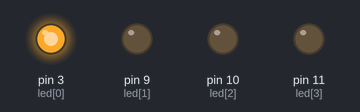
The sketch below on a simulated Arduino Uno, built with avr-gcc and run on an emulated ATmega328P. Shown: output pins drawn as LEDs (lit = HIGH).

Above: at 0.05 s.
At 0.2 s:
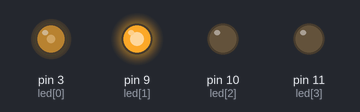
At 0.4 s:
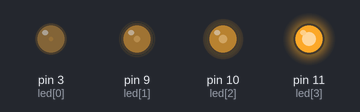
At 0.75 s:
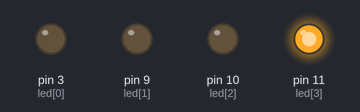
At 1.05 s:
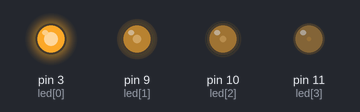
At 1.4 s:
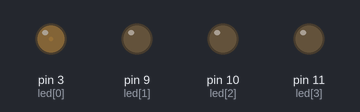
Timing chart, 0 to 3.2 s (numbered marks = the images above):
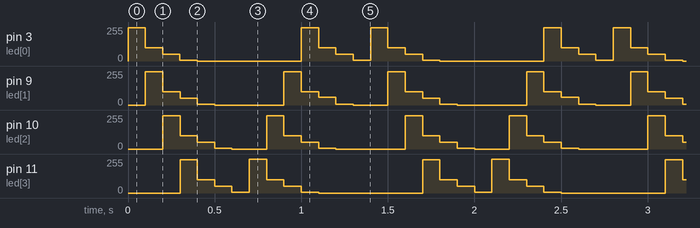

Measured:
- by itself, pin 3 (led[0]): repeats every 1.4 s: 100/255 0.10 s, 50/255 0.10 s, 5/255 0.10 s, 0/255 0.60 s, 250/255 0.10 s, 100/255 0.10 s, 50/255 0.10 s, 5/255 0.10 s, 250/255 0.10 s
- by itself, pin 11 (led[3]): repeats every 1.4 s: 100/255 0.10 s, 50/255 0.10 s, 5/255 0.10 s, 255/255 0.10 s, 100/255 0.10 s, 50/255 0.10 s, 5/255 0.10 s, 0/255 0.60 s, 250/255 0.10 s

The sketch:

HW1_Real_.ino
```cpp
const int led[] ={3,9,10,11};
int varNums;
int ledNums;
const int brightness[14][4]=
  {{250,  0,  0,  0},
   {100,250,  0,  0},
   { 50,100,250,  0},
   {  5, 50,100,250},
   {  0,  5, 50,100},
   {  0,  0,  5, 50},
   {  0,  0,  0,  5},
   {0,  0,  0,  255},
   {0,0,  250,  100},
   { 0,250,100,  50},
   {  250, 100,50,5},
   {  100,  59, 5,0},
   {  50,  5,  0, 0},
   {  5,  0,  0,  0}};
const int brightness2[7][4]=
  {{0,  0,  0,  255},
   {0,0,  250,  100},
   { 0,250,100,  50},
   {  250, 100,50,5},
   {  100,  59, 5,0},
   {  50,  5,  0, 0},
   {  5,  0,  0,  0}  };
void setup()
{
}
void loop()
{
    for(varNums=0;varNums<14;varNums++)
    {
      for(ledNums=0;ledNums<4;ledNums++)
        analogWrite(led[ledNums],brightness[varNums][ledNums]);
      delay(100);
    }
//    for(varNums=6;varNums>=0;varNums--)
//    {
//      for(ledNums=0;ledNums<4;ledNums++)
//        analogWrite(led[ledNums],brightness2[varNums][ledNums]);
//      delay(100);
//    }
}
```
